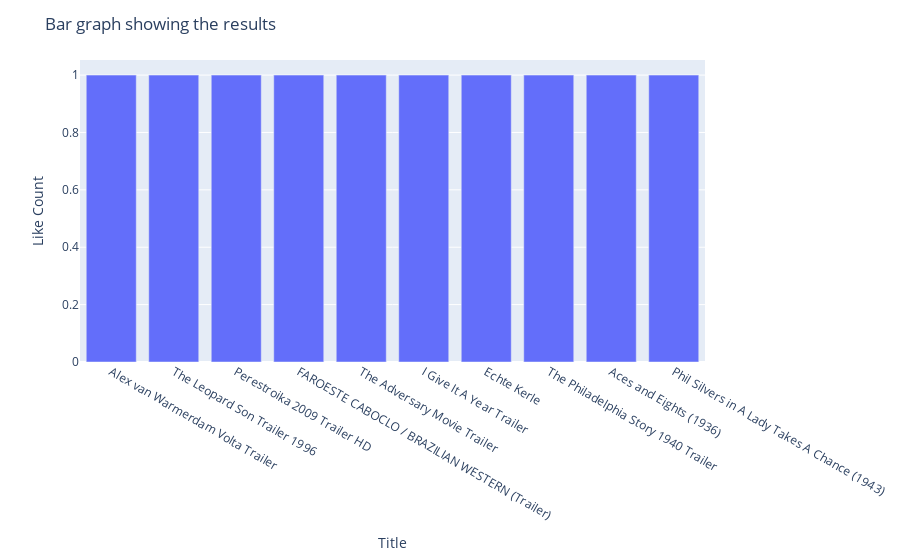

The cell this chart's notebook holds for it:
### Code cell
df_sorted_like_count = concatenated_df.sort_values(by='Like Count', ascending= True)
filtered_sorted_like_count = df_sorted_like_count[df_sorted_like_count['Like Count']!=0]
# Create an interactive histogram using Plotly
fig = px.bar(filtered_sorted_like_count[:10], x='title', y='Like Count')

# Customize the plot
fig.update_layout(
    title='Bar graph showing the results',
    xaxis_title='Title',
    yaxis_title='Like Count'
)

# Display the histogram
fig.show()

### Figure 1 — Plotly figure (JSON) as saved in the notebook; plotly's stock layout.template omitted (floating-point values rounded to 4 significant figures)
{"data": [{"alignmentgroup": "True", "hovertemplate": "title=%{x}<br>Like Count=%{y}<extra></extra>", "legendgroup": "", "marker": {"color": "#636efa", "pattern": {"shape": ""}}, "name": "", "offsetgroup": "", "orientation": "v", "showlegend": false, "textposition": "auto", "type": "bar", "x": ["Alex van Warmerdam Volta Trailer", "The Leopard Son Trailer 1996", "Perestroika 2009 Trailer HD", "FAROESTE CABOCLO / BRAZILIAN WESTERN (Trailer)", "The Adversary Movie Trailer", "I Give It A Year Trailer", "Echte Kerle", "The Philadelphia Story 1940 Trailer", "Aces and Eights (1936)", "Phil Silvers in A Lady Takes A Chance (1943)"], "xaxis": "x", "y": [1, 1, 1, 1, 1, 1, 1, 1, 1, 1], "yaxis": "y"}], "layout": {"barmode": "relative", "legend": {"tracegroupgap": 0}, "margin": {"t": 60}, "title": {"text": "Bar graph showing the results"}, "xaxis": {"anchor": "y", "domain": [0, 1], "title": {"text": "Title"}}, "yaxis": {"anchor": "x", "domain": [0, 1], "title": {"text": "Like Count"}}}}
